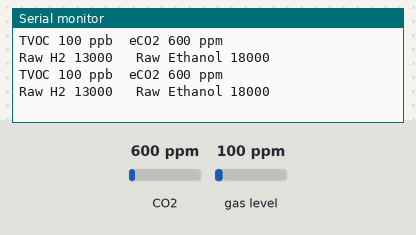
Recording of a sketch running on a simulated Arduino Uno, built with avr-gcc and run on an emulated ATmega328P. Shown: the last lines printed to the serial monitor. The inputs (shaded band) are chosen by the test bench; at power-on: CO2 600 ppm, gas level 100 ppm.

Above: at 1.9 s.
2.0 s: CO2 set to 452 ppm
At 2.4 s:
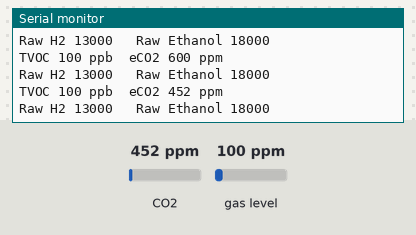
3.5 s: gas level set to 20 ppm
At 4.8 s:
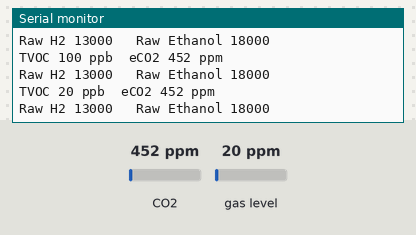
5.0 s: CO2 set to 1050 ppm
At 5.9 s:
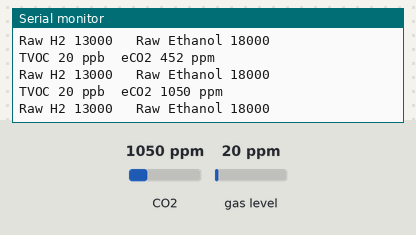
Timing chart, 0 to 8.0 s (numbered marks = the images above; inputs shaded):
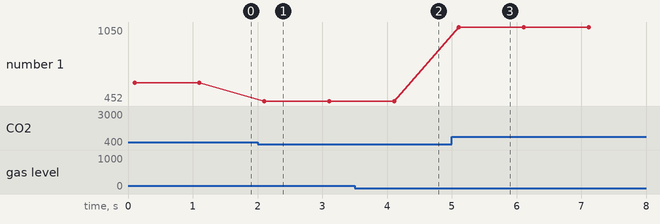

The sketch:

2.5.SGP30.calibration.EEPROM.220424.ino
```cpp
    #include <Wire.h>
    #include "Adafruit_SGP30.h"
    #include <EEPROM.h>

    Adafruit_SGP30 sgp;

    /* return absolute humidity [mg/m^3] with approximation formula
      @param temperature [°C]
      @param humidity [%RH]
    */

    const int EEpromWrite = 2; // intervall in which to write new baselines into EEPROM in hours
    unsigned long previousMillis = 0; // Millis at which the intervall started
    uint16_t TVOC_base;
    uint16_t eCO2_base;

    uint32_t getAbsoluteHumidity(float temperature, float humidity) {
      // approximation formula from Sensirion SGP30 Driver Integration chapter 3.15
      const float absoluteHumidity = 216.7f * ((humidity / 100.0f) * 6.112f * exp((17.62f * temperature) / (243.12f + temperature)) / (273.15f + temperature)); // [g/m^3]
      const uint32_t absoluteHumidityScaled = static_cast<uint32_t>(1000.0f * absoluteHumidity); // [mg/m^3]
      return absoluteHumidityScaled;
    }

    void setup() {
      Serial.begin(9600);
      Serial.println("SGP30 test");

      if (! sgp.begin()) {
        Serial.println("Sensor not found :(");
        while (1);
      }
      Serial.print("Found SGP30 serial #");
      Serial.print(sgp.serialnumber[0], HEX);
      Serial.print(sgp.serialnumber[1], HEX);
      Serial.println(sgp.serialnumber[2], HEX);

      // This will get the previous baseline from EEPROM
      // But it will only write it to the sensor if there really has been one before
      // On first run this will be empty. This will put the sensor into a special 12 hour baseline
      // finding mode. Also the sensor needs to "burn in". Optimal would be if, on first startup,
      // you let the sensor run for 48 hours. It will store a new baseline every X hours (as set bellow)
      // Make sure the sensor is exposed to outside air multiple times, during the first 48 hours, but especially
      // within the last three hours before turning it off the first time.
      // On next start up the last baseline will be in EEPROM and will be given to the sensor. From then on
      // it will always get a new baseline itself and the code will return it to the sensor in case of a power down.
      // The sensor should be exposed to outside air once a week to make sure the baseline is of good quality.

      EEPROM.get(1, TVOC_base);
      EEPROM.get(10, eCO2_base);
      if (eCO2_base != 0) sgp.setIAQBaseline(TVOC_base, eCO2_base);
      Serial.print("****Baseline values in EEPROM: eCO2: 0x"); Serial.print(eCO2_base, HEX);
      Serial.print(" & TVOC: 0x"); Serial.println(TVOC_base, HEX);

    }

    int counter = 0;
    void loop() {
      // If you have a temperature / humidity sensor, you can set the absolute humidity to enable the humditiy compensation for the air quality signals
      //float temperature = 22.1; // [°C]
      //float humidity = 45.2; // [%RH]
      //sgp.setHumidity(getAbsoluteHumidity(temperature, humidity));

      if (! sgp.IAQmeasure()) {
        Serial.println("Measurement failed");
        return;
      }
      Serial.print("TVOC "); Serial.print(sgp.TVOC); Serial.print(" ppb\t");
      Serial.print("eCO2 "); Serial.print(sgp.eCO2); Serial.println(" ppm");

      if (! sgp.IAQmeasureRaw()) {
        Serial.println("Raw Measurement failed");
        return;
      }
      Serial.print("Raw H2 "); Serial.print(sgp.rawH2); Serial.print(" \t");
      Serial.print("Raw Ethanol "); Serial.print(sgp.rawEthanol); Serial.println("");

      delay(1000);

      counter++;
      if (counter == 30) {
        counter = 0;

        if (! sgp.getIAQBaseline(&eCO2_base, &TVOC_base)) {
          Serial.println("Failed to get baseline readings");
          return;
        }
        Serial.print("****Baseline values: eCO2: 0x"); Serial.print(eCO2_base, HEX);
        Serial.print(" & TVOC: 0x"); Serial.println(TVOC_base, HEX);
      }


      // Prepare the EEPROMWrite intervall
      unsigned long currentMillis = millis();

      if (currentMillis - previousMillis >= EEpromWrite * 3600000) {
        previousMillis = currentMillis; // reset the loop
        sgp.getIAQBaseline(&eCO2_base, &TVOC_base); // get the new baseline
        EEPROM.put(1, TVOC_base); // Write new baselines into EEPROM
        EEPROM.put(10, eCO2_base);
      }


    }
```

Measured:
- after the input at 2.0 s, the serial monitor: prints a new line after 0.10 s (image 1)
- after the input at 3.5 s, the serial monitor: prints a new line after 0.61 s (image 2)
- after the input at 5.0 s, the serial monitor: prints a new line after 0.11 s (image 3)
- plotted number 1: 600 → 452 after the input at 2.0 s, 452 → 1050 after the input at 5.0 s
